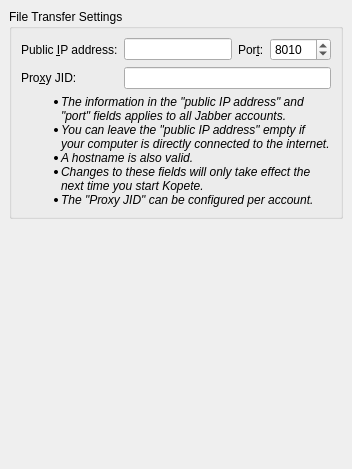
     <widget class="QWidget" name="TabPage">
      <attribute name="title">
       <string>Fi&amp;le Transfer</string>
      </attribute>
      <layout class="QVBoxLayout">
       <property name="spacing">
        <number>6</number>
       </property>
       <property name="margin">
        <number>9</number>
       </property>
       <item>
        <widget class="QGroupBox" name="groupBox_6">
         <property name="title">
          <string>File Transfer Settings</string>
         </property>
         <layout class="QVBoxLayout">
          <item>
           <layout class="QGridLayout">
            <property name="margin">
             <number>0</number>
            </property>
            <property name="spacing">
             <number>6</number>
            </property>
            <item row="1" column="1">
             <widget class="QLineEdit" name="leProxyJID"/>
            </item>
            <item row="1" column="0">
             <widget class="QLabel" name="textLabel5">
              <property name="text">
               <string>Pro&amp;xy JID:</string>
              </property>
              <property name="buddy">
               <cstring>leProxyJID</cstring>
              </property>
             </widget>
            </item>
            <item row="0" column="1">
             <layout class="QHBoxLayout">
              <property name="spacing">
               <number>6</number>
              </property>
              <property name="margin">
               <number>0</number>
              </property>
              <item>
               <widget class="QLineEdit" name="leLocalIP"/>
              </item>
              <item>
               <widget class="QLabel" name="textLabel4">
                <property name="text">
                 <string>Por&amp;t:</string>
                </property>
                <property name="buddy">
                 <cstring>sbLocalPort</cstring>
                </property>
               </widget>
              </item>
              <item>
               <widget class="QSpinBox" name="sbLocalPort">
                <property name="maximum">
                 <number>65535</number>
                </property>
                <property name="value">
                 <number>8010</number>
                </property>
               </widget>
              </item>
             </layout>
            </item>
            <item row="0" column="0">
             <widget class="QLabel" name="textLabel2">
              <property name="text">
               <string>Public &amp;IP address:</string>
              </property>
              <property name="buddy">
               <cstring>leLocalIP</cstring>
              </property>
             </widget>
            </item>
           </layout>
          </item>
          <item>
           <widget class="QLabel" name="textLabel3">
            <property name="text">
             <string>&lt;i&gt;&lt;ul&gt;&lt;li&gt;The information in the &quot;public IP address&quot; and &quot;port&quot; fields applies to all Jabber accounts.&lt;/li&gt;
&lt;li&gt;You can leave the &quot;public IP address&quot; empty if your computer is directly connected to the internet.&lt;/li&gt;
&lt;li&gt;A hostname is also valid.&lt;/li&gt;
&lt;li&gt;Changes to these fields will only take effect the next time you start Kopete.&lt;/li&gt;
&lt;li&gt;The &quot;Proxy JID&quot; can be configured per account.&lt;/li&gt;&lt;/ul&gt;&lt;/i&gt;</string>
            </property>
            <property name="alignment">
             <set>Qt::AlignVCenter</set>
            </property>
            <property name="wordWrap">
             <bool>true</bool>
            </property>
           </widget>
          </item>
         </layout>
        </widget>
       </item>
       <item>
        <spacer>
         <property name="orientation">
          <enum>Qt::Vertical</enum>
         </property>
         <property name="sizeType">
          <enum>QSizePolicy::Expanding</enum>
         </property>
         <property name="sizeHint" stdset="0">
          <size>
           <width>20</width>
           <height>241</height>
          </size>
         </property>
        </spacer>
       </item>
      </layout>
     </widget>
